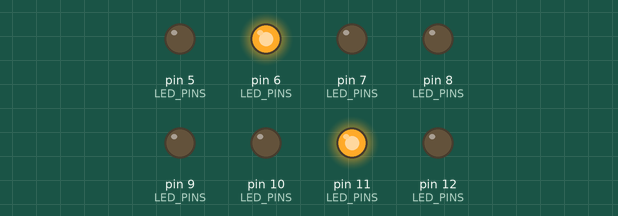
This sketch was run on a simulated Arduino Uno, built with avr-gcc and run on an emulated ATmega328P. On the bench: output pins drawn as LEDs (lit = HIGH).

Above: at 0.07 s.
At 4.02 s:
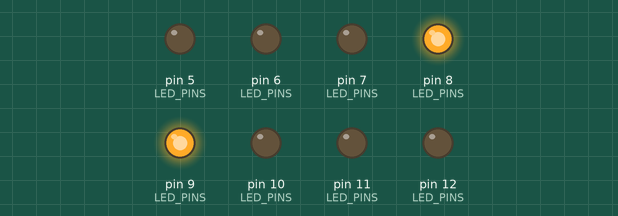
At 5.9 s:
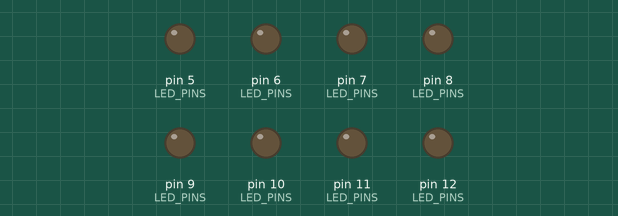
At 8.45 s:
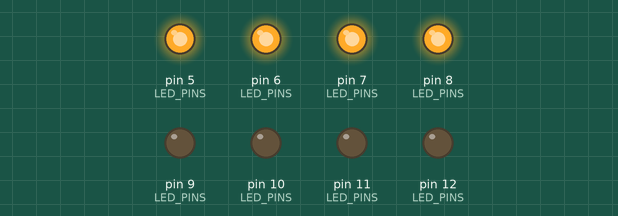
At 12.75 s:
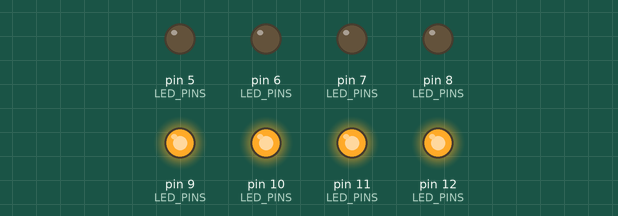
At 19.55 s:
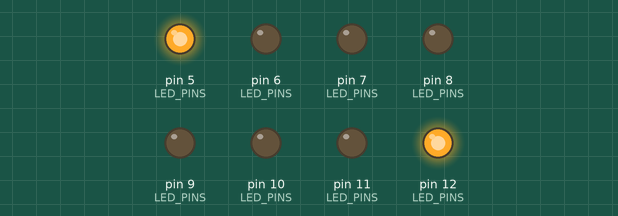
Timing chart, 0 to 19.9 s (numbered marks = the images above):
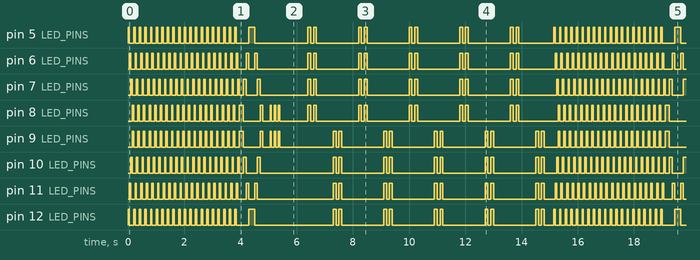

Measured:
- by itself, pin 5 (LED_PINS), pin 6 (LED_PINS), pin 7 (LED_PINS), pin 8 (LED_PINS), pin 9 (LED_PINS), pin 10 (LED_PINS), pin 11 (LED_PINS), pin 12 (LED_PINS): moves between LOW and HIGH, repeating every 15.2 s
- by itself, everything shown: repeats every 15.2 s, in 133 steps

The sketch:

main.ino
```cpp
const int LED_PINS[]  = {5, 6, 7, 8, 9, 10, 11, 12};
const int numLeds = sizeof(LED_PINS) / sizeof(int);

void setup() {
  setupLeds();
}

void loop() {
  flashLedsInCascadeMirrored(20, 50, true);
  flashLedsInCascadeMirrored(1, 100, false);
  flashLedsInCascadeMirrored(1, 100, true);

  delay(250);

  flashCenterLeds(3, 50);

  delay(1000);

  flashSidesAlternating(5, 500);

  delay(250);
}

void setupLeds() {
  // Setting all LEDs as OUTPUT.
  for (int ledPin : LED_PINS) {
    pinMode(ledPin, OUTPUT);
  }
}

/**
 * Flashes the LEDs in cascade while also creating a mirroring effect.
 *
 * @param iterations The number of times to repeat the flashing pattern.
 * @param delayTime The delay time in milliseconds between each individual flash.
 * @param fromLeft If true, cascades from left. Otherwise, cascades from right.
 */
void flashLedsInCascadeMirrored(int iterations, int delayTime, bool fromLeft) {
  int step = (fromLeft) ? 1 : -1;

  for (int i = 0; i < iterations; i++) {
    int currLedIndex = (fromLeft) ? 0 : numLeds / 2 - 1;

    for (int j = 0; j < numLeds / 2; j++) {
      int currLedPin = LED_PINS[currLedIndex];
      int currRelativeLedPin = LED_PINS[numLeds - currLedIndex - 1];

      digitalWrite(currLedPin, HIGH);
      digitalWrite(currRelativeLedPin, HIGH);

      delay(delayTime);

      digitalWrite(currLedPin, LOW);
      digitalWrite(currRelativeLedPin, LOW);

      currLedIndex += step;
    }
  }
}

/**
 * Flashes the two LEDs in the center.
 *
 * @param iterations The number of times to repeat the flashing pattern.
 * @param flashTime The time in milliseconds before the LEDs stop flashing.
 */
void flashCenterLeds(int iterations, int flashTime) {
  int centerLeftPin = LED_PINS[numLeds / 2];
  int centerRightPin = LED_PINS[numLeds / 2 - 1];

  for (int i = 0; i < iterations; i++) {
    digitalWrite(centerLeftPin, HIGH);
    digitalWrite(centerRightPin, HIGH);

    delay(flashTime);

    digitalWrite(centerLeftPin, LOW);
    digitalWrite(centerRightPin, LOW);

    if (i != iterations - 1) {
      delay(100);
    }
  }
}

/**
 * Flashes the first and second half of LEDs in an alternating manner.
 *
 * @param iterations The number of timesto repeat the flashing pattern.
 * @param delayTime The delay time in milliseconds before alternating sides.
 */
void flashSidesAlternating(int iterations, int delayTime) {
  for (int i = 0; i < iterations; i++) {
    for (int j = 0; j < 2; j++) {
      for (int k = 0; k < numLeds / 2; k++) {
        int currLedPin = LED_PINS[k];

        digitalWrite(currLedPin, HIGH);
      }

      delay(100);

      for (int k = 0; k < numLeds / 2; k++) {
        int currLedPin = LED_PINS[k];

        digitalWrite(currLedPin, LOW);
      }

      delay(100);
    }

    delay(delayTime);

    for(int j = 0; j < 2; j++) {
      for (int k = numLeds / 2; k < numLeds; k++) {
        int currLedPin = LED_PINS[k];

        digitalWrite(currLedPin, HIGH);
      }

      delay(100);

      for (int k = numLeds / 2; k < numLeds; k++) {
        int currLedPin = LED_PINS[k];

        digitalWrite(currLedPin, LOW);
      }

      delay(100);
    }

    if (i != iterations - 1) {
      delay(delayTime);
    }
  }
}
```
